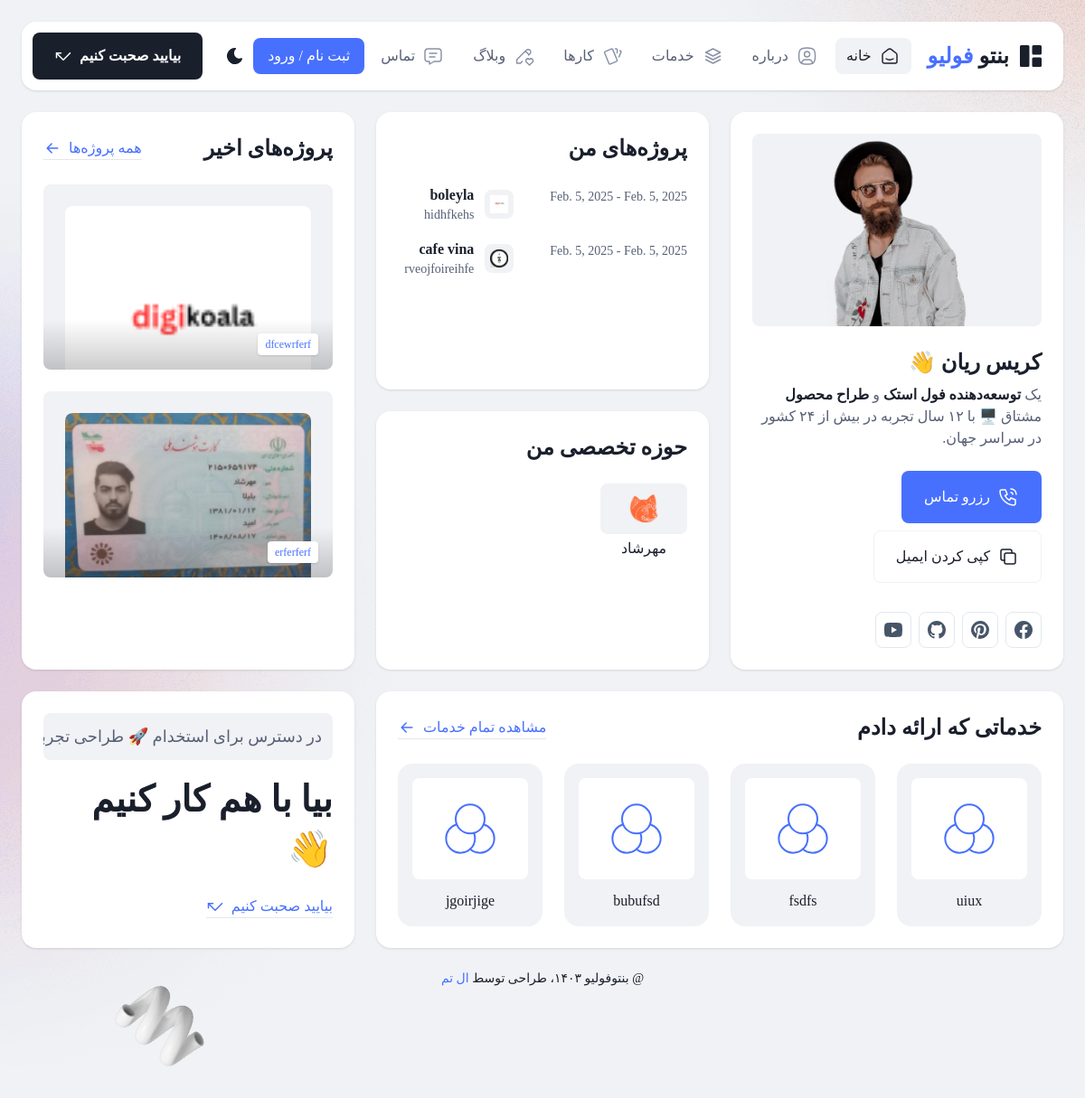
The page / on the database its author committed.
### mainapp/models.py (models this page shows, shortened)
class Project(models.Model):
    title = models.CharField(max_length=200)
    description = models.TextField()
    start_date = models.DateField()
    end_date = models.DateField(null=True, blank=True)
    image = models.ImageField(upload_to='projects/')
    company = models.CharField(max_length=100)

class Skill(models.Model):
    name = models.CharField(max_length=100)
    icon = models.ImageField(upload_to='skills/')

class RecentProject(models.Model):
    title = models.CharField(max_length=200)
    description = models.TextField()
    image = models.ImageField(upload_to='projects/')
    category = models.CharField(max_length=100)

class Service(models.Model):
    name = models.CharField(max_length=100)
    icon_svg = models.TextField(help_text='Paste SVG code here')

### mainapp/views.py (the view)
# urls.py: path('', views.index, name='home'),
def index(request):
    Projects = Project.objects.all()
    Skills = Skill.objects.all()
    RecentProjects = RecentProject.objects.all()
    Services = Service.objects.all()
    return render(request, 'mainapp/index.html', {"projects": Projects, 'skills': Skills,
                                                  'recent_projects': RecentProjects, 'services': Services})

### templates/mainapp/index.html (shortened to what this page needs)
{% extends 'base.html' %}
{% load static %}
 {% block content %}
    <div class="grid grid-cols-1 gap-4 lg:gap-6">
     <div class="group rounded-2xl bg-white px-6 pt-0 shadow dark:bg-black dark:shadow-dark">
  <h3 id="projects" class="relative z-10 bg-white pb-2 pt-6 text-2xl font-semibold dark:bg-black dark:text-light">
    پروژه‌های من
  </h3>
  <div class="max-h-[200px] space-y-4 overflow-hidden pb-6 pt-4 [&amp;-webkit-scrollbar-thumb]:bg-gray-400 dark:[&amp;-webkit-scrollbar-thumb]:bg-slate-500 [&amp;-webkit-scrollbar-track]:bg-transparent [&amp;-webkit-scrollbar]:w-0">
    <div class="animate-scrollY space-y-4 group-hover:[animation-play-state:paused]">
      {% for project in projects %}
      <div class="flex flex-col gap-1 md:flex-row md:gap-10">
        <p class="mt-1 text-sm font-medium text-muted dark:text-light/70">
          {{ project.start_date }} - {{ project.end_date }}
        </p>
        <div class="flex items-center gap-3">
          <div class="grid h-8 w-8 shrink-0 place-content-center rounded-lg bg-light dark:bg-dark-2">
            <img alt="{{ project.title }}" class="h-5 w-5" src="{{ project.image.url }}">
          </div>
          <div class="">
            <h6 class="text-base font-semibold text-dark dark:text-light/70">
              {{ project.company }}
            </h6>
            <p class="text-sm text-muted">
              {{ project.description }}
            </p>
          </div>
        </div>
      </div>
      {% endfor %}
    </div>
  </div>
</div>
     <div class="rounded-2xl bg-white p-6 shadow dark:bg-black dark:shadow-dark">
      <h3 class="text-2xl font-semibold dark:text-light">
       حوزه تخصصی من
      </h3>
      <div class="mt-6 grid grid-cols-2 gap-4 md:grid-cols-3">
          {% for skill in skills %}
       <div class="text-center">
        <div class="grid place-content-center rounded-lg bg-light p-3 dark:bg-dark-2">
         <img alt="" class="h-8 w-8" src="{{ skill.icon.url }}"/>
        </div>
        <p class="mt-1 text-base font-medium text-dark dark:text-light/70">
         {{ skill.name }}
        </p>
       </div>
          {% endfor %}
      </div>
     </div>
    </div>
    <div class="rounded-2xl bg-white p-6 shadow dark:bg-black dark:shadow-dark">
  <div class="flex flex-wrap items-center justify-between gap-2">
    <h3 class="text-2xl font-semibold dark:text-light">پروژه‌های اخیر</h3>
    <a class="inline-flex items-center justify-center gap-2 border-b text-center text-base text-primary transition hover:border-b-primary dark:border-b-muted dark:hover:border-b-primary" href="portfolio.html">
      <span>همه پروژه‌ها</span>
      <svg class="h-5 w-5 rtl:-scale-x-100" fill="none" stroke="currentColor" stroke-linecap="round" stroke-linejoin="round" stroke-width="1.5" viewbox="0 0 20 20" xmlns="http://www.w3.org/2000/svg">
        <path d="M4.167 10h11.666m-4.999 5 5-5m-5-5 5 5"></path>
      </svg>
    </a>
  </div>
  <div class="mt-6 space-y-6">
    {% for project in recent_projects|slice:":2" %}
    <div class="group relative overflow-hidden rounded-lg bg-light p-4 pb-0 dark:bg-dark-2 md:p-6 md:pb-0">
      <div class="relative aspect-6/4 overflow-hidden rounded-t-lg">
        <img alt="{{ project.title }}" class="h-full w-full rounded-t-lg object-cover object-top transition" src="{{ project.image.url }}">
      </div>
      <div class="absolute inset-x-0 bottom-0 flex flex-wrap gap-2 bg-gradient-to-t from-black/20 p-4">
        <span class="rounded bg-white px-2 py-1 text-xs font-medium text-primary shadow">{{ project.category }}</span>
      </div>
    </div>
    {% endfor %}
  </div>
</div>
<div class="rounded-2xl bg-white p-6 shadow dark:bg-black dark:shadow-dark lg:col-span-2">
  <div class="flex flex-wrap items-center justify-between gap-2">
    <h3 class="text-2xl font-semibold dark:text-light">خدماتی که ارائه دادم</h3>
    <a class="inline-flex items-center justify-center gap-2 border-b text-center text-base text-primary transition hover:border-b-primary dark:border-b-muted dark:hover:border-b-primary" href="services.html">
      <span>مشاهده تمام خدمات</span>
      <svg class="h-5 w-5 rtl:-scale-x-100" fill="none" stroke="currentColor" stroke-linecap="round" stroke-linejoin="round" stroke-width="1.5" viewbox="0 0 20 20" xmlns="http://www.w3.org/2000/svg">
        <path d="M4.167 10h11.666m-4.999 5 5-5m-5-5 5 5"></path>
      </svg>
    </a>
  </div>
  <div class="mt-6 grid grid-cols-2 gap-6 md:grid-cols-4">
    {% for service in services %}
    <div class="rounded-2xl bg-light p-2 text-center dark:bg-dark-2 md:p-4">
      <div class="grid place-content-center rounded-lg bg-white p-6 dark:bg-black">
        <div class="h-12 w-12 lg:h-16 lg:w-16 text-primary">
          {{ service.icon_svg|safe }}
        </div>
      </div>
      <p class="mt-3 text-base font-medium text-dark dark:text-light/70">{{ service.name }}</p>
    </div>
    {% endfor %}
  </div>
</div>
    <div class="rounded-2xl bg-white p-6 shadow dark:bg-black dark:shadow-dark">
     <marquee behavior="scroll" class="overflow-hidden text-nowrap rounded-lg bg-light p-3 text-lg font-medium text-muted dark:bg-dark-2" direction="left">
      در دسترس برای استخدام 🚀 طراحی تجربیات دیجیتال 🎨 در دسترس برای استخدام 🚀 طراحی تجربیات دیجیتال 🎨
     </marquee>
     <h2 class="mt-4 text-[40px] font-semibold leading-snug text-dark dark:text-light">
      بیا با هم کار کنیم 👋
     </h2>
     <a class="mt-6 inline-flex items-center justify-center gap-2 border-b text-center text-base text-primary transition hover:border-b-primary dark:border-b-muted dark:hover:border-b-primary" href="contact.html">
      <span>
       بیایید صحبت کنیم
      </span>
      <svg class="h-5 w-5 rtl:-scale-x-100" fill="none" stroke="currentColor" stroke-linecap="round" stroke-linejoin="round" stroke-width="1.5" viewbox="0 0 20 20" xmlns="http://www.w3.org/2000/svg">
       <path d="M17.5 11.667v-5h-5">
       </path>
       <path d="m17.5 6.667-7.5 7.5-7.5-7.5">
       </path>
      </svg>
     </a>
    </div>
 {% endblock %}

### static/css/style.css (style rules this page uses)
body, html { overflow-x: hidden; margin: 0; padding: 0; box-sizing: border-box; }

### rows shown on the page
Project: start_date "Feb. 5, 2025", end_date "Feb. 5, 2025", image (picture), company "boleyla", description "hidhfkehs"
Project: start_date "Feb. 5, 2025", end_date "Feb. 5, 2025", image (picture), company "cafe vina", description "rveojfoireihfe"
Skill: icon (picture), name "مهرشاد"
RecentProject: image (picture), category "dfcewrferf"
RecentProject: image (picture), category "erferferf"
Service: name "uiux"
Service: name "fsdfs"
Service: name "bubufsd"
Service: name "jgoirjige"
